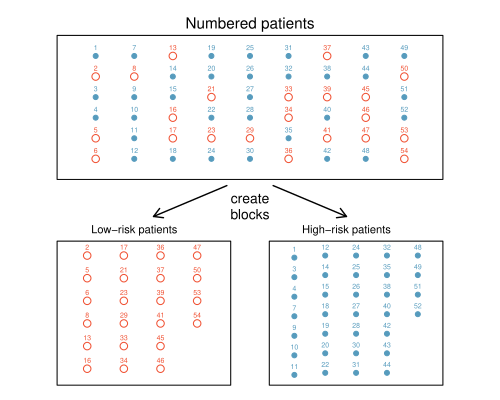

Recreate this plot in R.
library(openintro)
data(COL)
set.seed(2)
xlim     <- c(0, 1)
slimBox3 <- 0.03

myPDF("randomAssignment.pdf", 5, 4, mar=rep(0, 4))
plot(c(1, 2), c(1.2, 3), type = "n", axes = FALSE,
     xlab = "", ylab = "", xlim = c(-0.1, 1.1))
rect(0, 2.2, 1, 2.9)
text(0.5, 2.885, "Numbered patients", pos = 3, cex = 0.9)
rect(0, 1.2, 0.45, 1.9)
rect(0.55, 1.2, 1, 1.9)
arrows(0.56, 2.17, 0.75, 2.02, length = 0.1, lwd = 1.37)
arrows(0.44, 2.17, 0.25, 2.02, length = 0.1, lwd = 1.37)
text(0.5, 2.07, "create\nblocks", cex = 0.8)
text(0.2, 1.89, "Low-risk patients", pos = 3, cex = 0.7)
text(0.2 + 0.55, 1.89, "High-risk patients", pos = 3, cex = 0.7)

n   <- 6*9
pch <- c(1, 20)[sample(2, n, TRUE, c(0.8, 1.2))]
cex <- rnorm(n, 1, 0.001)
k   <- 0
for(x in seq(0.1, 0.9, len = 9)){
	for(y in rev(seq(0.3, 0.8, len = 6))){
		k <- k + 1
		points(x, y + 2, pch = pch[k], cex = cex[k],
		       col = COL[1 + 3 * (pch[k] == 1)])
		text(x, y + 1.98, k, cex = 0.45, pos = 3,
		     col = COL[1 + 3 * (pch[k] == 1)])
	}
}

trmt  <- rep(NA, n)

these <- which(pch == 1)
trmt[sample(these, length(these) / 2)] <- "ctrl"
trmt[is.na(trmt) & pch == 1] <- "trmt"
k <- 0
x <- 0.078
y <- 1.83
for(i in these){
	k <- k+1
	points(x, y, pch = pch[i], cex = cex[i], col = COL[4])
	text(x, y - 0.02, i, cex = 0.45, pos = 3, col = COL[4])
	if(y < 1.3){
		x <- x + 0.095
		y <- 1.83
	} else {
		y <- y - 0.11
	}
}
these <- which(pch != 1)
trmt[sample(these, length(these) / 2)] <- "ctrl"
trmt[is.na(trmt) & pch != 1] <- "trmt"
k <- 0
x <- 0.615
y <- 1.82
for(i in these){
	k <- k+1
	points(x, y, pch = pch[i], cex = cex[i], col = COL[1])
	text(x, y - 0.02, i, cex = 0.45, pos = 3, col = COL[1])
	if(y < 1.3){
		x <- x + 0.08
		y <- 1.83
	} else {
		y <- y - 0.095
	}
}


dev.off()
